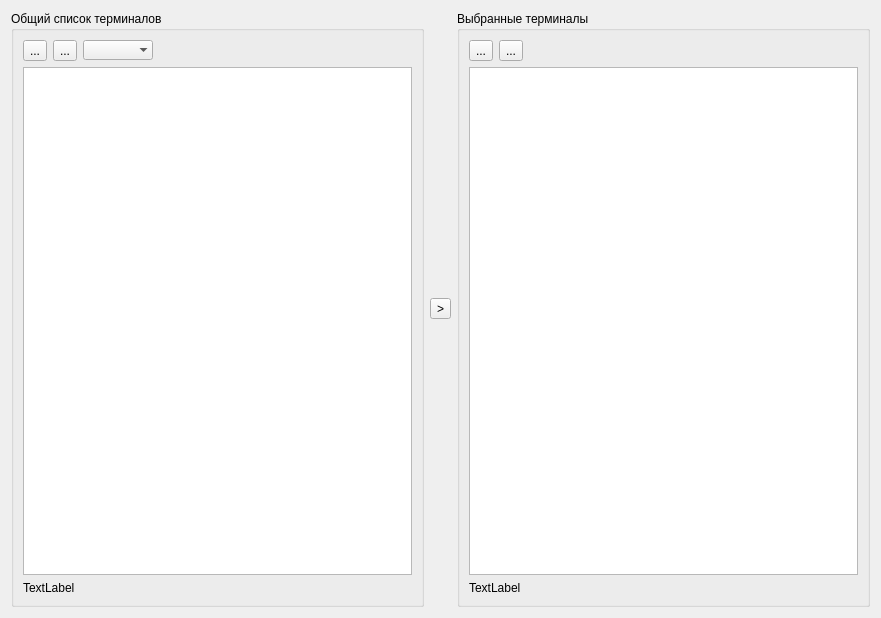
<?xml version="1.0" encoding="UTF-8"?>
<ui version="4.0">
 <class>SelectTerminalPage</class>
 <widget class="QWizardPage" name="SelectTerminalPage">
  <property name="geometry">
   <rect>
    <x>0</x>
    <y>0</y>
    <width>881</width>
    <height>618</height>
   </rect>
  </property>
  <property name="windowTitle">
   <string>WizardPage</string>
  </property>
  <layout class="QGridLayout" name="gridLayout_3" columnstretch="1,0,1">
   <item row="0" column="1">
    <layout class="QVBoxLayout" name="verticalLayout">
     <item>
      <widget class="QToolButton" name="toolButtonAddTerm">
       <property name="text">
        <string>&gt;</string>
       </property>
       <property name="icon">
        <iconset resource="../resource.qrc">
         <normaloff>:/Picts/arrowright.png</normaloff>:/Picts/arrowright.png</iconset>
       </property>
       <property name="iconSize">
        <size>
         <width>32</width>
         <height>32</height>
        </size>
       </property>
      </widget>
     </item>
    </layout>
   </item>
   <item row="0" column="0">
    <widget class="QGroupBox" name="groupBox">
     <property name="title">
      <string>Общий список терминалов</string>
     </property>
     <layout class="QGridLayout" name="gridLayout">
      <item row="0" column="3">
       <spacer name="horizontalSpacer">
        <property name="orientation">
         <enum>Qt::Horizontal</enum>
        </property>
        <property name="sizeHint" stdset="0">
         <size>
          <width>40</width>
          <height>20</height>
         </size>
        </property>
       </spacer>
      </item>
      <item row="2" column="0" colspan="3">
       <widget class="QLabel" name="labelInfoTerminals">
        <property name="text">
         <string>TextLabel</string>
        </property>
       </widget>
      </item>
      <item row="1" column="0" colspan="4">
       <widget class="QTableView" name="tableViewTerminals">
        <property name="editTriggers">
         <set>QAbstractItemView::AllEditTriggers</set>
        </property>
        <property name="alternatingRowColors">
         <bool>true</bool>
        </property>
        <property name="selectionMode">
         <enum>QAbstractItemView::NoSelection</enum>
        </property>
        <property name="selectionBehavior">
         <enum>QAbstractItemView::SelectRows</enum>
        </property>
        <property name="sortingEnabled">
         <bool>true</bool>
        </property>
       </widget>
      </item>
      <item row="0" column="2">
       <widget class="QComboBox" name="comboBoxRegions">
        <property name="editable">
         <bool>false</bool>
        </property>
        <property name="currentText">
         <string/>
        </property>
        <property name="maxVisibleItems">
         <number>20</number>
        </property>
        <property name="frame">
         <bool>false</bool>
        </property>
       </widget>
      </item>
      <item row="0" column="1">
       <widget class="QToolButton" name="toolButtonUnselectAllTerminals">
        <property name="text">
         <string>...</string>
        </property>
        <property name="icon">
         <iconset resource="../resource.qrc">
          <normaloff>:/Picts/unselectAll.png</normaloff>:/Picts/unselectAll.png</iconset>
        </property>
       </widget>
      </item>
      <item row="0" column="0">
       <widget class="QToolButton" name="toolButtonSelectAllTerminals">
        <property name="text">
         <string>...</string>
        </property>
        <property name="icon">
         <iconset resource="../resource.qrc">
          <normaloff>:/Picts/SelectAl.png</normaloff>:/Picts/SelectAl.png</iconset>
        </property>
       </widget>
      </item>
     </layout>
    </widget>
   </item>
   <item row="0" column="2">
    <widget class="QGroupBox" name="groupBox_2">
     <property name="title">
      <string>Выбранные терминалы</string>
     </property>
     <layout class="QGridLayout" name="gridLayout_2">
      <item row="2" column="0" colspan="3">
       <widget class="QLabel" name="labelInfoList">
        <property name="text">
         <string>TextLabel</string>
        </property>
       </widget>
      </item>
      <item row="0" column="0">
       <widget class="QToolButton" name="toolButtonSelectAllList">
        <property name="text">
         <string>...</string>
        </property>
        <property name="icon">
         <iconset resource="../resource.qrc">
          <normaloff>:/Picts/SelectAl.png</normaloff>:/Picts/SelectAl.png</iconset>
        </property>
       </widget>
      </item>
      <item row="0" column="1">
       <widget class="QToolButton" name="toolButtonUnselectAllList">
        <property name="text">
         <string>...</string>
        </property>
        <property name="icon">
         <iconset resource="../resource.qrc">
          <normaloff>:/Picts/unselectAll.png</normaloff>:/Picts/unselectAll.png</iconset>
        </property>
       </widget>
      </item>
      <item row="1" column="0" colspan="3">
       <widget class="QListWidget" name="listWidget"/>
      </item>
     </layout>
    </widget>
   </item>
  </layout>
 </widget>
 <resources>
  <include location="../resource.qrc"/>
 </resources>
 <connections/>
</ui>
